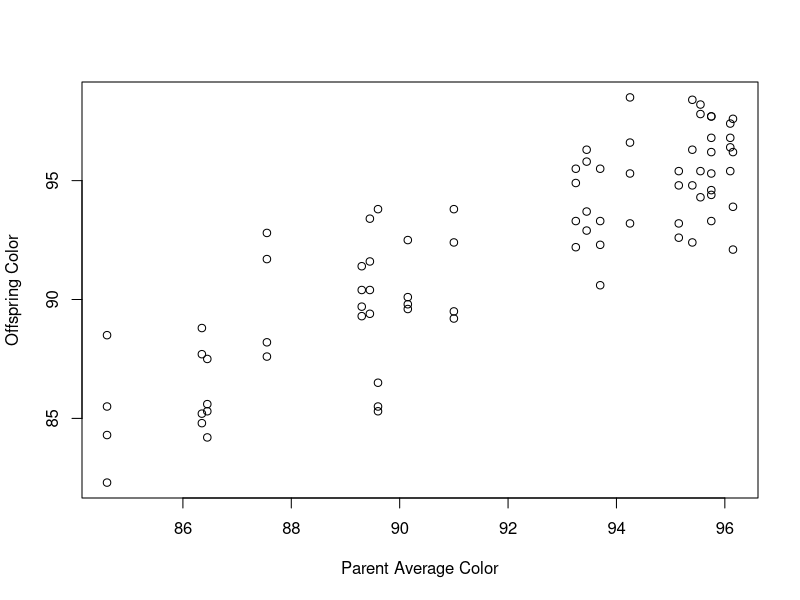
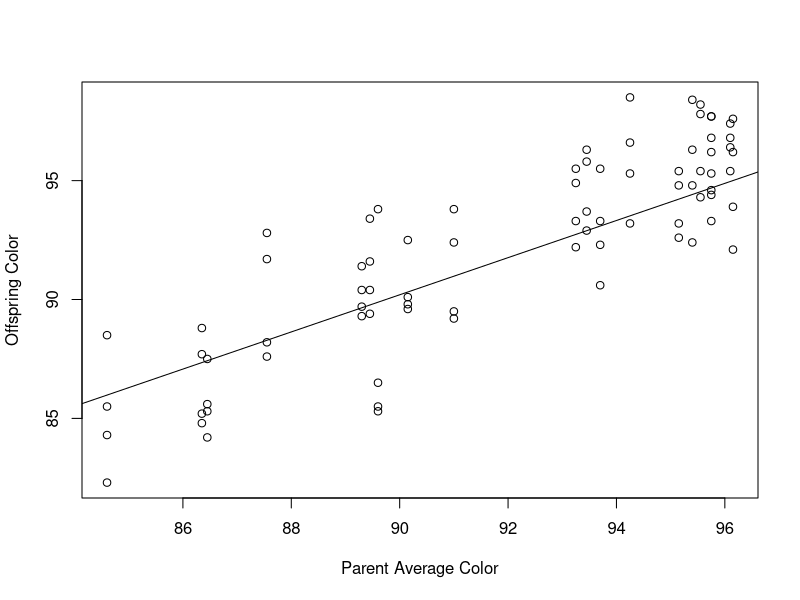
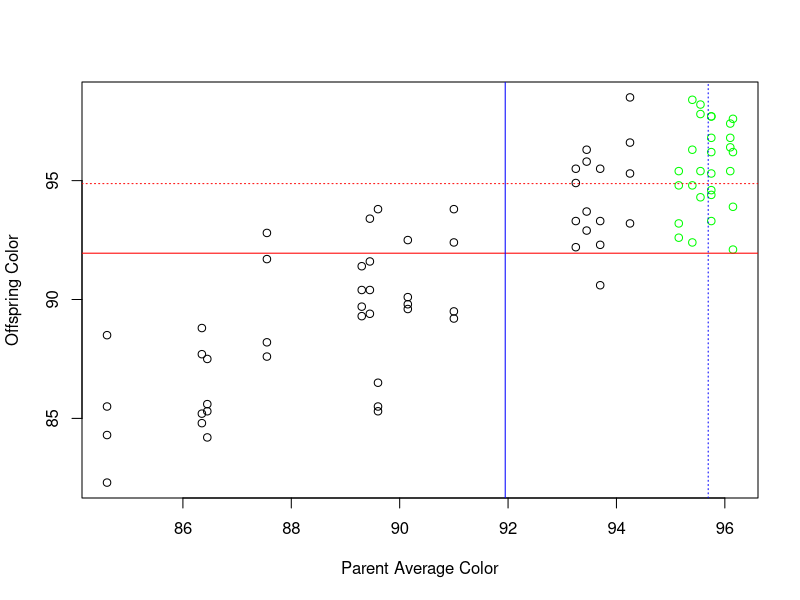

Generate these figures, in order, with R:
## ---- chunk 1
#repeated measures of the 8th primary feather from 30 turkeys 
turkey <- read.table("turkey.txt", header = TRUE, sep = "\t")
## ---- chunk 2
#Means
len1mean <- mean(turkey$Length.1)
len2mean <- mean(turkey$Length.2)
len3mean <- mean(turkey$Length.3)
Xbar=(len1mean+len2mean+len3mean)/3
Xbar #this is the overall mean
## ---- chunk 3
#SStotal=the sum of squares of all the observations from the grand mean (the difference between each observation from the grand mean), where Xbar represents the grand mean
x <- turkey[2:4]
SStotal <- sum((x-Xbar)^2)
## ---- chunk 4
#SSBetween=the sum of squares (deviations) of the group means (in this case, each individual's mean measure of 8th primary feather length, so use the mean for each individual) from the grand mean,  where Xbar represents the grand mean
n <- 3 #number of measures for each individual
groupmeans <- apply(x, 1 , mean) #the one means to take the means across each row
SSBetween <- n*sum((groupmeans-Xbar)^2)
## ---- chunk 5
#SSWithin=the sum of squares (deviations) of the observations from the individual means
SSWithin <- SStotal-SSBetween
## ---- chunk 6
#Calculate degrees of freedom
N <- 30 #number of individuals
n <- 3 #number of measures for each individual
df_between <- N-1
df_within <- N*(n-1)
## ---- chunk 7
#MS values are calculated by dividing the sum of squares by the degrees of freedom:
MS_Between <- SSBetween/df_between
MS_Within <- SSWithin/df_within
## ---- chunk 8
Vw <- MS_Within
## ---- chunk 9
n <- 3 #number of measures for each individual
Vb <- (MS_Between-Vw)/n
## ---- chunk 10
Vb/(Vb+Vw)
((MS_Between-MS_Within)/n)/(Vw+Vb) #alternative method
## ---- chunk 11
#Flower color is a trait which seems to be important in determining pollination success. These are flower color data from a population of Hibiscus flowers in Hawaii.
hibiscus <- read.table("hibiscus.txt", header = TRUE, sep = "\t")
## ---- chunk 12
hibiscus$Parent.Avg <- apply(hibiscus[,2:3], 1 , mean) #creates a column with average of the parent phenotypes (columns 2 and 3 of the hibiscus dataframe)

#You should now be able to see the new column, Parent.Avg, in your hibiscus dataframe.

#Let's make a scatterplot of the data.
install.packages("reshape2")
library(reshape2)
plot_hibiscus <- hibiscus[,c(4:8)]
plot_hibiscus <- melt(plot_hibiscus, id="Parent.Avg")
plot(plot_hibiscus$Parent.Avg, plot_hibiscus$value, xlab = "Parent Average Color", ylab = "Offspring Color")
## ---- chunk 13
lm(plot_hibiscus$Parent.Avg~plot_hibiscus$value) #perform a regression to determine the slope of the relationship
plot(plot_hibiscus$Parent.Avg, plot_hibiscus$value, xlab = "Parent Average Color", ylab = "Offspring Color")
abline(19.9007, 0.7811) #value for intercept and slope from the regression, draws the line on the plot
## ---- chunk 14
N <- 20 #number of FAMILIES
n <- 4 #number of SIBLINGS
df_between <- N-1
df_within <- N*(n-1)
## ---- chunk 15
#Means: we don't want to include parental data for the full-sib analysis, so we will just use columns 4-7
col1mean <- mean(hibiscus$Offspring)
col2mean <- mean(hibiscus$Offspring.1)
col3mean <- mean(hibiscus$Offspring.2)
col4mean <- mean(hibiscus$Offspring.3)
Xbar=(col1mean+col2mean+col3mean+col4mean)/4
Xbar #this is the overall mean

#SStotal
x <- hibiscus[4:7]
SStotal <- sum((x-Xbar)^2)

#SSBetween (between family sum of squares)
n <- 4 #number of siblings for each family
groupmeans <- apply(x, 1 , mean)
SSBetween <- n*sum((groupmeans-Xbar)^2)

#SSWithin (within families sum of squares)
SSWithin <- SStotal-SSBetween
## ---- chunk 16
#MS values are calculated by dividing the sum of squares by the degrees of freedom:
MS_Between <- SSBetween/df_between
MS_Within <- SSWithin/df_within
## ---- chunk 17
Vw <- MS_Within
Vb <- (MS_Between-Vw)/n
## ---- chunk 18
t <- ((MS_Between-MS_Within)/n)/(Vw+Vb) 
2*t
## ---- chunk 19
new_parent_mean <- mean(hibiscus[(hibiscus$Parent.Avg>=95),8])
S <- new_parent_mean-mean(hibiscus$Parent.Avg) #mean of selected breeding parents vs the original mean of the population = selection differential
h2 <- 0.7811
S*h2
## ---- chunk 20
mean(hibiscus$Parent.Avg) #original population mean
mean(hibiscus$Parent.Avg) + (S*h2) #new mean of color for future generation
## ---- chunk 21
plot(plot_hibiscus$Parent.Avg, plot_hibiscus$value, xlab = "Parent Average Color", ylab = "Offspring Color", col = ifelse(hibiscus$Parent.Avg>=95, "green", "black"))
abline(h=mean(hibiscus$Parent.Avg), col = "red")
abline(v=mean(hibiscus$Parent.Avg), col = "blue")
abline(v=new_parent_mean, col = "blue", lty = 3)
abline(h=mean(hibiscus$Parent.Avg) + (S*h2), col = "red", lty = 3)
